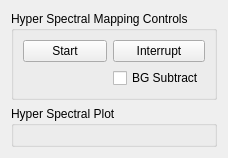
      <widget class="QWidget" name="spec_map_tab">
       <attribute name="title">
        <string>HyperSpec</string>
       </attribute>
       <layout class="QVBoxLayout" name="verticalLayout_16" stretch="0,1">
        <item>
         <widget class="QGroupBox" name="spec_map_controls_groupBox">
          <property name="title">
           <string>Hyper Spectral Mapping Controls</string>
          </property>
          <layout class="QGridLayout" name="gridLayout_12">
           <item row="0" column="1">
            <widget class="QPushButton" name="spec_map_interrupt_pushButton">
             <property name="text">
              <string>Interrupt</string>
             </property>
            </widget>
           </item>
           <item row="0" column="0">
            <widget class="QPushButton" name="spec_map_start_pushButton">
             <property name="text">
              <string>Start</string>
             </property>
            </widget>
           </item>
           <item row="1" column="1">
            <widget class="QCheckBox" name="spec_map_bg_subtract_checkBox">
             <property name="text">
              <string>BG Subtract</string>
             </property>
            </widget>
           </item>
          </layout>
         </widget>
        </item>
        <item>
         <widget class="QGroupBox" name="spec_map_plot_groupBox">
          <property name="title">
           <string>Hyper Spectral Plot</string>
          </property>
          <layout class="QVBoxLayout" name="verticalLayout_17"/>
         </widget>
        </item>
       </layout>
      </widget>
